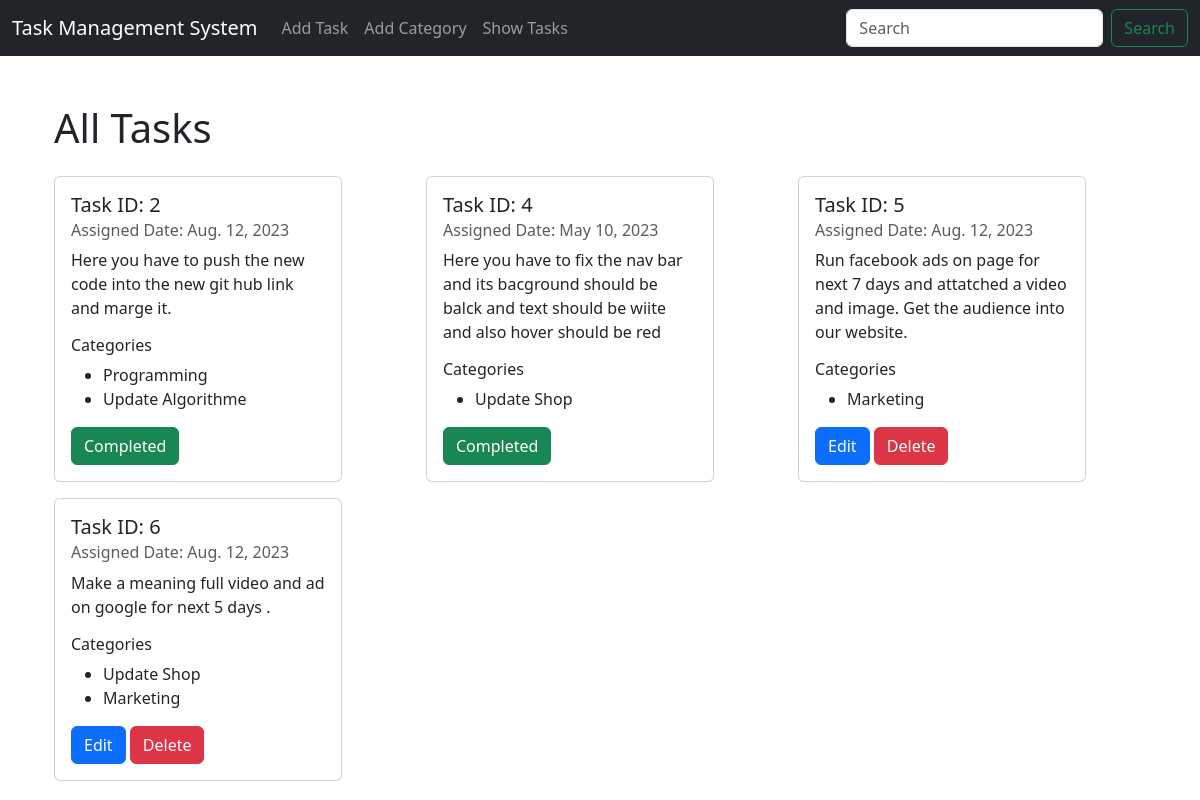
Page /task/ on the committed database.
### task/models.py (models this page shows, shortened)
class Task(models.Model):
    taskTitle = models.CharField(max_length=255)
    taskDescription = models.TextField()
    is_completed = models.BooleanField(default=False)
    taskAssignDate = models.DateField()
    categories = models.ManyToManyField('category.TaskCategory', blank=True)

### category/models.py (models this page shows, shortened)
class TaskCategory(models.Model):
    categoryName = models.CharField(max_length=255)

### task/views.py (the view)
# urls.py: path('', show_tasks, name='show_tasks'),
def show_tasks(request):
    tasks = Task.objects.all()
    categories = TaskCategory.objects.all()
    return render(request, 'show_tasks.html', {'tasks': tasks, 'categories': categories})

### task/templates/show_tasks.html
{% extends 'base.html' %}
{% load crispy_forms_tags %}
{% block content %}
    <div class="container mt-5">
        <h1>All Tasks</h1>
        <div class="row">
            {% for task in tasks %}
            <div class="col-md-4">
                <div class="card mt-3" style="width: 18rem;">
                    <div class="card-body">
                        <h5 class="card-title">Task ID: {{ task.id }}</h5>
                        <h6 class="card-subtitle mb-2 text-body-secondary">Assigned Date: {{ task.taskAssignDate }}</h6>
                        <p class="card-text">{{ task.taskDescription }}</p>
                        <h6>Categories</h6>
                        <ul>
                            {% for category in task.categories.all %}
                                <li>{{ category.categoryName }}</li>
                            {% endfor %}
                        </ul>
                        {% if task.is_completed %}
                            <button class="btn btn-success">Completed</button>
                        {% else %}
                        <a href="{% url 'edit_task' task.id %}" class="btn btn-primary">Edit</a>
                            <a href="{% url 'delete_task' task.id %}" class="btn btn-danger">Delete</a>
                        {% endif %}
                    </div>
                </div>
            </div>
            {% endfor %}
        </div>
    </div>
{% endblock %}

### templates/base.html (shortened to what this page needs)
<!DOCTYPE html>
<html lang="en">
<head>
    <link href="https://cdn.jsdelivr.net/npm/bootstrap@5.3.2/dist/css/bootstrap.min.css" rel="stylesheet"
>
</head>
<body>
    <nav class="navbar navbar-expand-lg navbar-dark bg-dark">
        <div class="container-fluid">
            <a class="navbar-brand" href="{% url 'show_tasks' %}">Task Management System</a>
            <div class="collapse navbar-collapse" id="navbarSupportedContent">
                <ul class="navbar-nav me-auto mb-2 mb-lg-0">
                    <li class="nav-item">
                        <a class="nav-link" href="{% url 'add_task' %}">Add Task</a>
                    </li>
                    <li class="nav-item">
                        <a class="nav-link" href="{% url 'add_category' %}">Add Category</a>
                    </li>
                    <li class="nav-item">
                        <a class="nav-link" href="{% url 'show_tasks' %}">Show Tasks</a>
                    </li>
                </ul>
                <form class="d-flex" role="search">
                    <input class="form-control me-2" type="search" placeholder="Search" aria-label="Search">
                    <button class="btn btn-outline-success" type="submit">Search</button>
                </form>
            </div>
        </div>
    </nav>
    <div class="container mt-4">
        {% block content %}
        {% endblock %}
    </div>
</body>
</html>

### rows in the picture
Task: id "2", taskAssignDate "Aug. 12, 2023", taskDescription "Here you have to push the new code into the new git hub link and marge it.", is_completed "Completed"
TaskCategory: categoryName "Programming"
TaskCategory: categoryName "Update Algorithme"
Task: id "4", taskAssignDate "May 10, 2023", taskDescription "Here you have to fix the nav bar and its bacground should be balck and text should be wiite and also hover should be red", is_completed "Completed"
TaskCategory: categoryName "Update Shop"
Task: id "5", taskAssignDate "Aug. 12, 2023", taskDescription "Run facebook ads on page for next 7 days and attatched a video and image. Get the audience into our website.", is_completed "Edit"
TaskCategory: categoryName "Marketing"
Task: id "6", taskAssignDate "Aug. 12, 2023", taskDescription "Make a meaning full video and ad on google for next 5 days .", is_completed "Edit"
